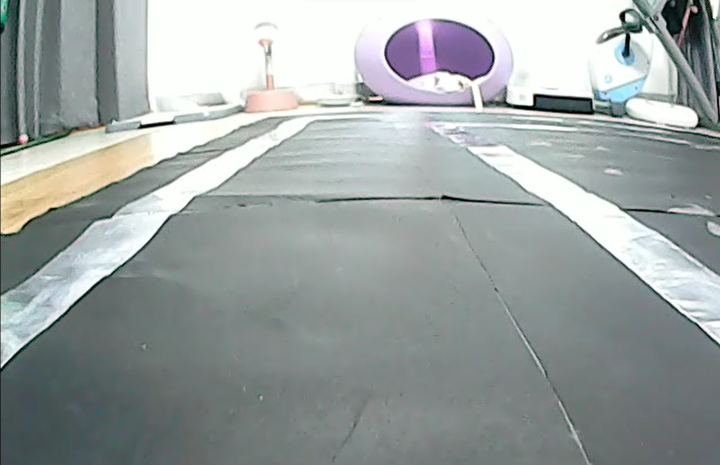
#> input picture code/linedetection/test.png, 1440 x 930 px, found by its file name (shown at 1/2 size)
$ python hand_coded_lane_follower_230820.py test.png
#> lines starting #> are read from the running program, lines starting #| are printed output that depends on the picture; after the words box and inside, x2 and y2 are one past the last pixel; in counts of white or black regions, pixels touching at a corner belong together
# modified_ grayscale, crop range
import cv2
import numpy as np
import logging
import math
import datetime
import sys
import os

_SHOW_IMAGE = False


class HandCodedLaneFollower(object):

    # [29 lines left out: functions __init__, follow_lane, steer, not called in this run]


############################
# Frame processing steps
############################
def detect_lane(frame):
    logging.debug('detecting lane lines...')

    edges = detect_edges(frame)
    show_image('edges', edges)

    cropped_edges = region_of_interest(edges)
    show_image('edges cropped', cropped_edges)

    line_segments = detect_line_segments(cropped_edges)
    line_segment_image = display_lines(frame, line_segments)
    show_image("line segments", line_segment_image)

    lane_lines = average_slope_intercept(frame, line_segments)
    lane_lines_image = display_lines(frame, lane_lines)
    show_image("lane lines", lane_lines_image)

    return lane_lines, lane_lines_image

# Canny -> 엣지 감지
def detect_edges(frame):
    gray = cv2.cvtColor(frame, cv2.COLOR_BGR2GRAY)
    show_image("hsv", gray)
    edges = cv2.Canny(gray, 200, 400)   # threshold1,2로 엣지 추출

    return edges


def region_of_interest(canny):
    height, width = canny.shape
    mask = np.zeros_like(canny)

    # only focus bottom half of the screen

    polygon1 = np.array([[
        (0, height),
        (0, height * 1/5),
        (width * 1/2, height * 1/5),
        (width * 1/2, height),
    ]], np.int32)

    polygon2 = np.array([[
        (width * 1/2, height),
        (width * 1/2, height * 1/5),
        (width, height * 1/5),
        (width, height),
    ]], np.int32)

    cv2.fillPoly(mask, polygon1, 255)
    cv2.fillPoly(mask, polygon2, 255)
    show_image("mask", mask)
    masked_image = cv2.bitwise_and(canny, mask)
    return masked_image


def detect_line_segments(cropped_edges):
    # tuning min_threshold, minLineLength, maxLineGap is a trial and error process by hand
    rho = 1  # precision in pixel, i.e. 1 pixel
    angle = np.pi / 180  # degree in radian, i.e. 1 degree
    min_threshold = 10  # minimal of votes
    line_segments = cv2.HoughLinesP(cropped_edges, rho, angle, min_threshold, np.array([]), minLineLength=8,
                                    maxLineGap=4)

    if line_segments is not None:
        for line_segment in line_segments:
            logging.debug('detected line_segment:')
            logging.debug("%s of length %s" % (line_segment, length_of_line_segment(line_segment[0])))

    return line_segments


def average_slope_intercept(frame, line_segments):
    """
    This function combines line segments into one or two lane lines
    If all line slopes are < 0: then we only have detected left lane
    If all line slopes are > 0: then we only have detected right lane
    """
    lane_lines = []
    if line_segments is None:
        logging.info('No line_segment segments detected')
        return lane_lines

    height, width, _ = frame.shape
    left_fit = []
    right_fit = []

    boundary = 1/3
    left_region_boundary = width * (1 - boundary)  # left lane line segment should be on left 2/3 of the screen
    right_region_boundary = width * boundary # right lane line segment should be on left 2/3 of the screen

    for line_segment in line_segments:
        for x1, y1, x2, y2 in line_segment:
            if x1 == x2:
                logging.info('skipping vertical line segment (slope=inf): %s' % line_segment)
                continue
            fit = np.polyfit((x1, x2), (y1, y2), 1)
            slope = fit[0]
            intercept = fit[1]
            if slope < 0:
                if x1 < left_region_boundary and x2 < left_region_boundary:
                    left_fit.append((slope, intercept))
            else:
                if x1 > right_region_boundary and x2 > right_region_boundary:
                    right_fit.append((slope, intercept))

    left_fit_average = np.average(left_fit, axis=0)
    if len(left_fit) > 0:
        lane_lines.append(make_points(frame, left_fit_average))

    right_fit_average = np.average(right_fit, axis=0)
    if len(right_fit) > 0:
        lane_lines.append(make_points(frame, right_fit_average))

    logging.debug('lane lines: %s' % lane_lines)  # [[[316, 720, 484, 432]], [[1009, 720, 718, 432]]]

    return lane_lines


# [55 lines left out: functions compute_steering_angle, stabilize_steering_angle, not called in this run]


############################
# Utility Functions
############################
def display_lines(frame, lines, line_color=(0, 255, 0), line_width=10):
    line_image = np.zeros_like(frame)
    if lines is not None:
        for line in lines:
            for x1, y1, x2, y2 in line:
                modified_video = cv2.line(line_image, (x1, y1), (x2, y2), line_color, line_width)
    line_image = cv2.addWeighted(frame, 0.8, line_image, 1, 1)

    return line_image


# [22 lines left out: function display_heading_line, not called in this run]


def length_of_line_segment(line):
    x1, y1, x2, y2 = line
    return math.sqrt((x2 - x1) ** 2 + (y2 - y1) ** 2)


def show_image(title, frame, show=_SHOW_IMAGE):
    if show:
        cv2.imshow(title, frame)


def make_points(frame, line):
    height, width, _ = frame.shape
    slope, intercept = line
    y1 = height  # bottom of the frame
    y2 = int(y1 * 1 / 2)  # make points from middle of the frame down

    # bound the coordinates within the frame
    x1 = max(-width, min(2 * width, int((y1 - intercept) / slope)))
    x2 = max(-width, min(2 * width, int((y2 - intercept) / slope)))
    return [[x1, y1, x2, y2]]


############################
# Test Functions
############################
# [39 lines left out: functions test_photo, test_video, not called in this run]


if __name__ == '__main__':
    logging.basicConfig(level=logging.INFO)
    path = 'code/linedetection/test.png'
    frame = cv2.imread(path)
#> frame is the input picture: shape (930, 1440, 3); mean B, G, R 160.9, 161.9, 154.8
    lane_lines,_ = detect_lane(frame)
#> in detect_edges, `edges = cv2.Canny(gray, 200, 400)`:
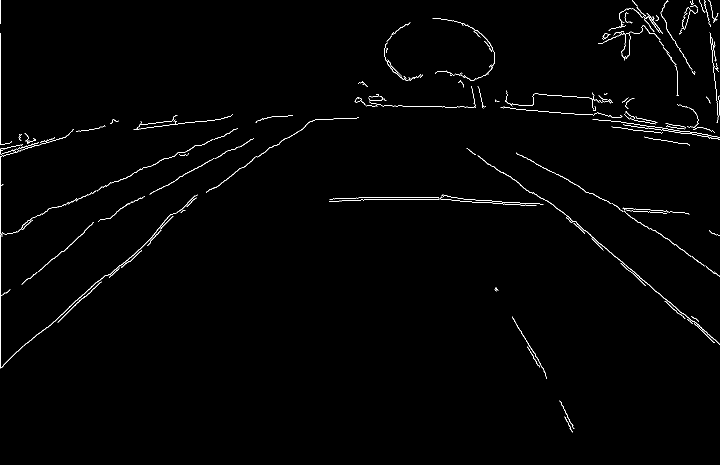
#> edges: shape (930, 1440) (shown at 1/2 size); 0.99% white in thin lines or dots
#> in region_of_interest, `cv2.fillPoly(mask, polygon1, 255)`:
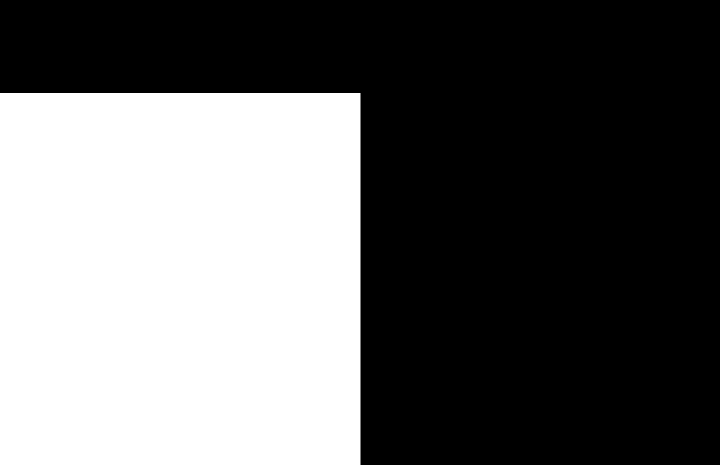
#> mask: shape (930, 1440) (shown at 1/2 size); 40.1% white; 1 white region, box (x1, y1, x2, y2) and area: (0, 186, 721, 930) 536424
#> in region_of_interest, `cv2.fillPoly(mask, polygon2, 255)`:
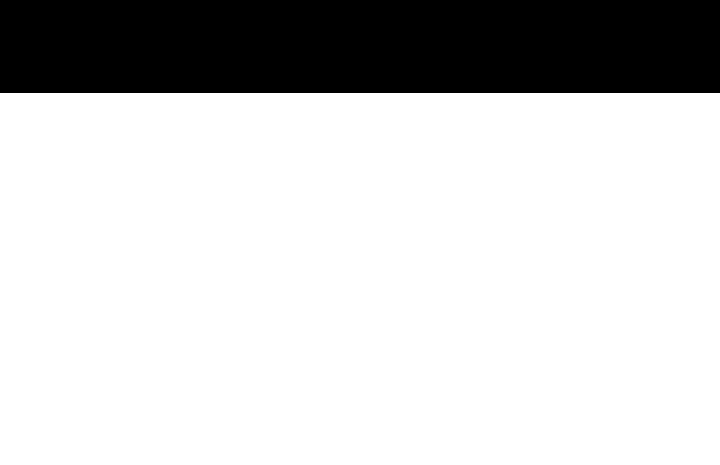
#> mask: shape (930, 1440) (shown at 1/2 size); 80% white; 1 black region, box (x1, y1, x2, y2) and area: (0, 0, 1440, 186) 267840
#> in region_of_interest, `masked_image = cv2.bitwise_and(canny, mask)`:
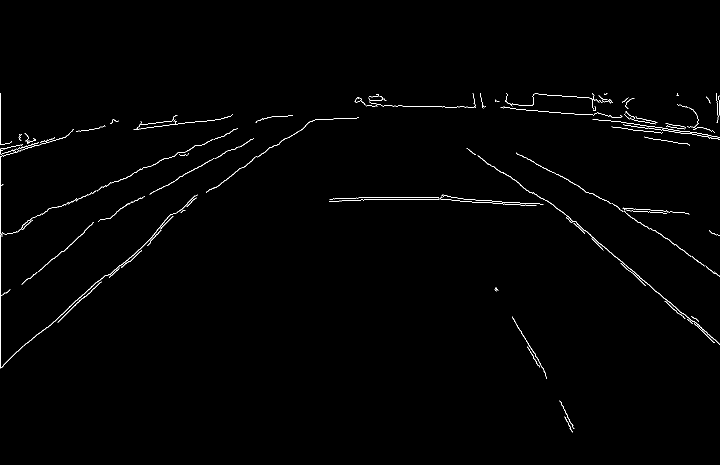
#> masked_image: shape (930, 1440) (shown at 1/2 size); 0.77% white in thin lines or dots, all inside (x1, y1, x2, y2) = (0, 186, 1440, 865)
#> in detect_line_segments, `line_segments = cv2.HoughLinesP(cropped_edges, rho, angle, min_thresho..`: line_segments = 410 rows, first 6: [1, 736, 1, 552], [243, 530, 286, 492], [1283, 423, 1333, 426], [110, 642, 134, 619], [1161, 454, 1169, 461], [274, 258, 348, 249]
#> the loop in detect_line_segments, `for line_segment in line_segments:` made 410 passes
#> the loop in display_lines, `for line in lines:` made 410 passes
#> in display_lines, `line_image = cv2.addWeighted(frame, 0.8, line_image, 1, 1)`:
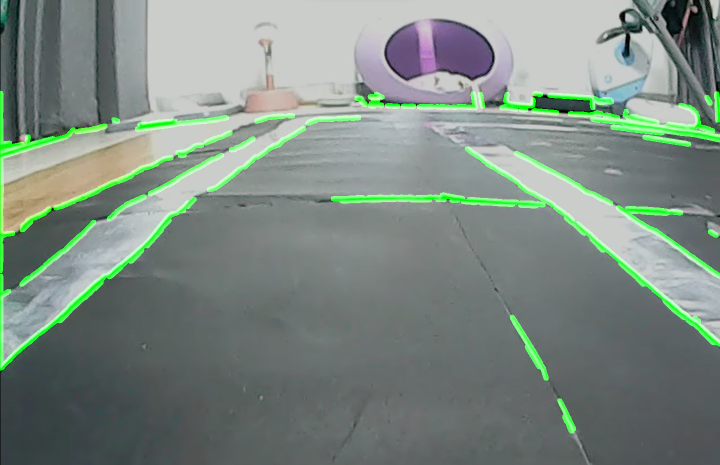
#> line_image: shape (930, 1440, 3) (shown at 1/2 size); mean B, G, R 129.8, 138, 124.9
#> the loop in average_slope_intercept, `for line_segment in line_segments:` made 410 passes
#> after the loop in average_slope_intercept, `for line_segment in line_segments:`: left_fit = 185 pairs, first value -30 to -4.53e-16, second value 200 to 1373.4; right_fit = 194 pairs, first value 3.65e-17 to 38, second value -54290 to 422
#> in average_slope_intercept, `left_fit_average = np.average(left_fit, axis=0)`: left_fit_average = [-0.883, 533]
#> in make_points, `slope, intercept = line`: slope = -0.883; intercept = 533
#> in make_points, `x1 = max(-width, min(2 * width, int((y1 - intercept) / slope)))`: x1 = -449
#> in make_points, `x2 = max(-width, min(2 * width, int((y2 - intercept) / slope)))`: x2 = 76
#> in average_slope_intercept, `right_fit_average = np.average(right_fit, axis=0)`: right_fit_average = [0.842, -655.7]
#> in detect_lane, `lane_lines = average_slope_intercept(frame, line_segments)`: lane_lines = [[[-449, 930, 76, 465]], [[1883, 930, 1331, 465]]]
#> call 2 of display_lines, with line_color = (0, 255, 0), line_width = 10
#> the loop in display_lines (call 2), `for line in lines:` made 2 passes
#> after the loop in display_lines (call 2), `for line in lines:`:
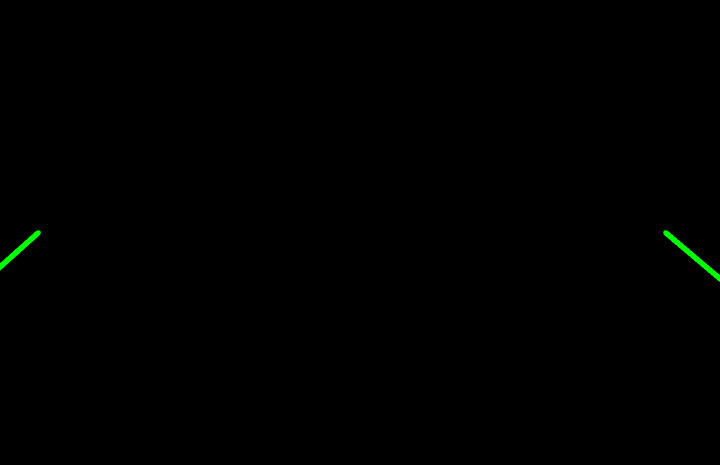
#> line_image: shape (930, 1440, 3) (shown at 1/2 size); mean B, G, R 0, 0.5, 0
#> in display_lines (call 2), `line_image = cv2.addWeighted(frame, 0.8, line_image, 1, 1)`:
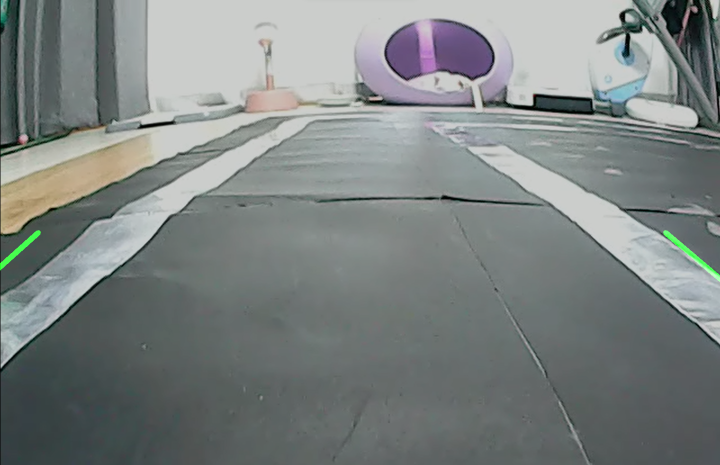
#> line_image: shape (930, 1440, 3) (shown at 1/2 size); mean B, G, R 129.8, 130.9, 124.9
#> lane_lines = [[[-449, 930, 76, 465]], [[1883, 930, 1331, 465]]]
    print(lane_lines)
#| [[[-449, 930, 76, 465]], [[1883, 930, 1331, 465]]]
    # [4 lines of commented-out code are left out]
